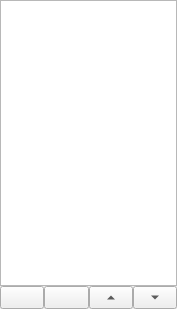
<?xml version="1.0" encoding="UTF-8"?>
<ui version="4.0">
 <class>SchematicPagesDock</class>
 <widget class="QDockWidget" name="SchematicPagesDock">
  <property name="geometry">
   <rect>
    <x>0</x>
    <y>0</y>
    <width>177</width>
    <height>309</height>
   </rect>
  </property>
  <property name="features">
   <set>QDockWidget::DockWidgetMovable</set>
  </property>
  <property name="allowedAreas">
   <set>Qt::LeftDockWidgetArea|Qt::RightDockWidgetArea</set>
  </property>
  <property name="windowTitle">
   <string>Pages</string>
  </property>
  <widget class="QWidget" name="dockWidgetContents">
   <layout class="QVBoxLayout" name="verticalLayout">
    <property name="spacing">
     <number>0</number>
    </property>
    <property name="leftMargin">
     <number>0</number>
    </property>
    <property name="topMargin">
     <number>0</number>
    </property>
    <property name="rightMargin">
     <number>0</number>
    </property>
    <property name="bottomMargin">
     <number>0</number>
    </property>
    <item>
     <widget class="QListWidget" name="listWidget">
      <property name="horizontalScrollBarPolicy">
       <enum>Qt::ScrollBarAlwaysOff</enum>
      </property>
      <property name="editTriggers">
       <set>QAbstractItemView::NoEditTriggers</set>
      </property>
      <property name="showDropIndicator" stdset="0">
       <bool>false</bool>
      </property>
      <property name="dragDropMode">
       <enum>QAbstractItemView::NoDragDrop</enum>
      </property>
      <property name="selectionBehavior">
       <enum>QAbstractItemView::SelectRows</enum>
      </property>
      <property name="movement">
       <enum>QListView::Static</enum>
      </property>
      <property name="flow">
       <enum>QListView::TopToBottom</enum>
      </property>
      <property name="viewMode">
       <enum>QListView::IconMode</enum>
      </property>
     </widget>
    </item>
    <item>
     <layout class="QHBoxLayout" name="horizontalLayout">
      <item>
       <widget class="QToolButton" name="btnNewSchematic">
        <property name="sizePolicy">
         <sizepolicy hsizetype="Expanding" vsizetype="Fixed">
          <horstretch>0</horstretch>
          <verstretch>0</verstretch>
         </sizepolicy>
        </property>
        <property name="text">
         <string/>
        </property>
        <property name="icon">
         <iconset resource="../../../img/images.qrc">
          <normaloff>:/img/actions/plus_2.png</normaloff>:/img/actions/plus_2.png</iconset>
        </property>
        <property name="iconSize">
         <size>
          <width>16</width>
          <height>16</height>
         </size>
        </property>
        <property name="arrowType">
         <enum>Qt::NoArrow</enum>
        </property>
       </widget>
      </item>
      <item>
       <widget class="QToolButton" name="btnRemoveSchematic">
        <property name="sizePolicy">
         <sizepolicy hsizetype="Expanding" vsizetype="Fixed">
          <horstretch>0</horstretch>
          <verstretch>0</verstretch>
         </sizepolicy>
        </property>
        <property name="text">
         <string/>
        </property>
        <property name="icon">
         <iconset resource="../../../img/images.qrc">
          <normaloff>:/img/actions/minus.png</normaloff>:/img/actions/minus.png</iconset>
        </property>
        <property name="iconSize">
         <size>
          <width>16</width>
          <height>16</height>
         </size>
        </property>
       </widget>
      </item>
      <item>
       <widget class="QToolButton" name="btnSchematicUp">
        <property name="sizePolicy">
         <sizepolicy hsizetype="Expanding" vsizetype="Fixed">
          <horstretch>0</horstretch>
          <verstretch>0</verstretch>
         </sizepolicy>
        </property>
        <property name="text">
         <string/>
        </property>
        <property name="iconSize">
         <size>
          <width>16</width>
          <height>16</height>
         </size>
        </property>
        <property name="arrowType">
         <enum>Qt::UpArrow</enum>
        </property>
       </widget>
      </item>
      <item>
       <widget class="QToolButton" name="btnSchematicDown">
        <property name="sizePolicy">
         <sizepolicy hsizetype="Expanding" vsizetype="Fixed">
          <horstretch>0</horstretch>
          <verstretch>0</verstretch>
         </sizepolicy>
        </property>
        <property name="text">
         <string/>
        </property>
        <property name="iconSize">
         <size>
          <width>16</width>
          <height>16</height>
         </size>
        </property>
        <property name="arrowType">
         <enum>Qt::DownArrow</enum>
        </property>
       </widget>
      </item>
     </layout>
    </item>
   </layout>
  </widget>
 </widget>
 <resources>
  <include location="../../../img/images.qrc"/>
 </resources>
 <connections/>
</ui>
